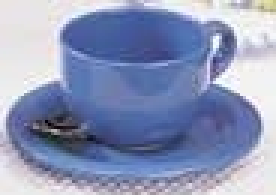
#> input picture Cup.jpg, 92 x 65 px (shown 3 times larger)
$ python ImageMatching.py Cup.jpg   (Python 2 division)
#> lines starting #> are read from the running program, lines starting #| are printed output that depends on the picture; after the words box and inside, x2 and y2 are one past the last pixel; in counts of white or black regions, pixels touching at a corner belong together
#!/usr/bin/env python

'''
Feature-based image matching sample.
Note, that you will need the https://github.com/Itseez/opencv_contrib repo for SIFT and SURF
USAGE
  find_obj.py [--feature=<sift|surf|orb|akaze|brisk>[-flann]] [ <image1> <image2> ]
  --feature  - Feature to use. Can be sift, surf, orb or brisk. Append '-flann'
               to feature name to use Flann-based matcher instead bruteforce.
  Press left mouse button on a feature point to see its matching point.
'''

import numpy as np
import cv2
from common import anorm, getsize

FLANN_INDEX_KDTREE = 1  # bug: flann enums are missing
FLANN_INDEX_LSH    = 6


def init_feature(name):
    chunks = name.split('-')
    if chunks[0] == 'sift':
        detector = cv2.xfeatures2d.SIFT_create()
        norm = cv2.NORM_L2
    elif chunks[0] == 'surf':
        detector = cv2.xfeatures2d.SURF_create(800)
        norm = cv2.NORM_L2
    elif chunks[0] == 'orb':
        detector = cv2.ORB_create(400)
        norm = cv2.NORM_HAMMING
    elif chunks[0] == 'akaze':
        detector = cv2.AKAZE_create()
        norm = cv2.NORM_HAMMING
    elif chunks[0] == 'brisk':
        detector = cv2.BRISK_create()
        norm = cv2.NORM_HAMMING
    else:
        return None, None
    if 'flann' in chunks:
        if norm == cv2.NORM_L2:
            flann_params = dict(algorithm = FLANN_INDEX_KDTREE, trees = 5)
        else:
            flann_params= dict(algorithm = FLANN_INDEX_LSH,
                               table_number = 6, # 12
                               key_size = 12,     # 20
                               multi_probe_level = 1) #2
        matcher = cv2.FlannBasedMatcher(flann_params, {})  # bug : need to pass empty dict (#1329)
    else:
        matcher = cv2.BFMatcher(norm)
    return detector, matcher


def filter_matches(kp1, kp2, matches, ratio = 0.75):
    mkp1, mkp2 = [], []
    for m in matches:
        if len(m) == 2 and m[0].distance < m[1].distance * ratio:
            m = m[0]
            mkp1.append( kp1[m.queryIdx] )
            mkp2.append( kp2[m.trainIdx] )
    p1 = np.float32([kp.pt for kp in mkp1])
    p2 = np.float32([kp.pt for kp in mkp2])
    kp_pairs = zip(mkp1, mkp2)
    return p1, p2, kp_pairs

def explore_match(win, img1, img2, kp_pairs, status = None, H = None):
    h1, w1 = img1.shape[:2]
    h2, w2 = img2.shape[:2]
    vis = np.zeros((max(h1, h2), w1+w2), np.uint8)
    vis[:h1, :w1] = img1
    vis[:h2, w1:w1+w2] = img2
    vis = cv2.cvtColor(vis, cv2.COLOR_GRAY2BGR)

    if H is not None:
        corners = np.float32([[0, 0], [w1, 0], [w1, h1], [0, h1]])
        corners = np.int32( cv2.perspectiveTransform(corners.reshape(1, -1, 2), H).reshape(-1, 2) + (w1, 0) )
        cv2.polylines(vis, [corners], True, (255, 255, 255))

    if status is None:
        status = np.ones(len(kp_pairs), np.bool_)
    p1 = np.int32([kpp[0].pt for kpp in kp_pairs])
    p2 = np.int32([kpp[1].pt for kpp in kp_pairs]) + (w1, 0)

    green = (0, 255, 0)
    red = (0, 0, 255)
    white = (255, 255, 255)
    kp_color = (51, 103, 236)
    for (x1, y1), (x2, y2), inlier in zip(p1, p2, status):
        if inlier:
            col = green
            cv2.circle(vis, (x1, y1), 2, col, -1)
            cv2.circle(vis, (x2, y2), 2, col, -1)
        else:
            col = red
            r = 2
            thickness = 3
            cv2.line(vis, (x1-r, y1-r), (x1+r, y1+r), col, thickness)
            cv2.line(vis, (x1-r, y1+r), (x1+r, y1-r), col, thickness)
            cv2.line(vis, (x2-r, y2-r), (x2+r, y2+r), col, thickness)
            cv2.line(vis, (x2-r, y2+r), (x2+r, y2-r), col, thickness)
    vis0 = vis.copy()
    for (x1, y1), (x2, y2), inlier in zip(p1, p2, status):
        if inlier:
            cv2.line(vis, (x1, y1), (x2, y2), green)

    cv2.imshow(win, vis)
    def onmouse(event, x, y, flags, param):
        cur_vis = vis
        if flags & cv2.EVENT_FLAG_LBUTTON:
            cur_vis = vis0.copy()
            r = 8
            m = (anorm(p1 - (x, y)) < r) | (anorm(p2 - (x, y)) < r)
            idxs = np.where(m)[0]
            kp1s, kp2s = [], []
            for i in idxs:
                 (x1, y1), (x2, y2) = p1[i], p2[i]
                 col = (red, green)[status[i]]
                 cv2.line(cur_vis, (x1, y1), (x2, y2), col)
                 kp1, kp2 = kp_pairs[i]
                 kp1s.append(kp1)
                 kp2s.append(kp2)
            cur_vis = cv2.drawKeypoints(cur_vis, kp1s, flags=4, color=kp_color)
            cur_vis[:,w1:] = cv2.drawKeypoints(cur_vis[:,w1:], kp2s, flags=4, color=kp_color)

        cv2.imshow(win, cur_vis)
    cv2.setMouseCallback(win, onmouse)
    return vis


if __name__ == '__main__':
    print __doc__

    import sys, getopt
    opts, args = getopt.getopt(sys.argv[1:], '', ['feature='])
    opts = dict(opts)
    feature_name = opts.get('--feature', 'sift')
    try:
        fn1, fn2 = args
    except:
        fn1 = 'Cup.jpg'
        fn2 = 'Tea.jpg'

    img1 = cv2.imread(fn1, 0)
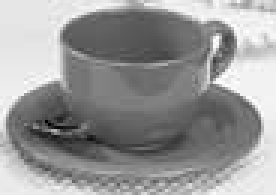
#> img1: shape (65, 92) (shown 3 times larger); min 1, max 255, mean 151.5
    img2 = cv2.imread(fn2, 0)
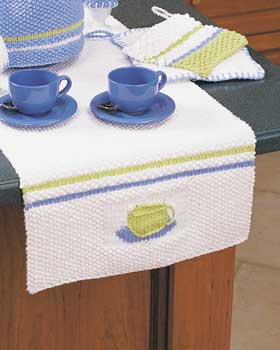
#> input picture Tea.jpg, 280 x 350 px
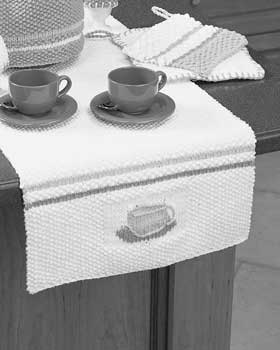
#> img2: shape (350, 280); min 0, max 255, mean 159.6
    detector, matcher = init_feature(feature_name)

    if img1 is None:
        print 'Failed to load fn1:', fn1
        sys.exit(1)

    if img2 is None:
        print 'Failed to load fn2:', fn2
        sys.exit(1)

    if detector is None:
        print 'unknown feature:', feature_name
        sys.exit(1)

    print 'using', feature_name

    kp1, desc1 = detector.detectAndCompute(img1, None)
#> kp1 = 37 keypoints; strongest (x, y, size): (72, 14, 2.4), (76, 13, 3.4), (26, 12, 8.3), (78, 26, 6.8)
    kp2, desc2 = detector.detectAndCompute(img2, None)
#> kp2 = 515 keypoints; strongest (x, y, size): (201, 83, 6.5), (134, 99, 40.5), (160, 77, 2.4), (253, 70, 12)
    print 'img1 - %d features, img2 - %d features' % (len(kp1), len(kp2))
#| img1 - 37 features, img2 - 515 features

    def match_and_draw(win):
        print 'matching...'
        raw_matches = matcher.knnMatch(desc1, trainDescriptors = desc2, k = 2) #2
        p1, p2, kp_pairs = filter_matches(kp1, kp2, raw_matches)
        if len(p1) >= 4:
            H, status = cv2.findHomography(p1, p2, cv2.RANSAC, 5.0)
            print '%d / %d  inliers/matched' % (np.sum(status), len(status))
        else:
            H, status = None, None
            print '%d matches found, not enough for homography estimation' % len(p1)

        vis = explore_match(win, img1, img2, kp_pairs, status, H)

    match_and_draw('find_obj')
#> in match_and_draw, `raw_matches = matcher.knnMatch(desc1, trainDescriptors = desc2, k = 2)`: raw_matches = 37 matches
#> the loop in filter_matches, `for m in matches:` made 37 passes
#> after the loop in filter_matches, `for m in matches:`: mkp1 = 26 keypoints; strongest (x, y, size): (72, 14, 2.4), (76, 13, 3.4), (26, 12, 8.3), (78, 26, 6.8); mkp2 = 26 keypoints; strongest (x, y, size): (160, 77, 2.4), (164, 77, 3.4), (115, 76, 9), (166, 90, 6.8)
#> in filter_matches, `p1 = np.float32([kp.pt for kp in mkp1])`: p1 = 26 pairs, first value 5.13 to 85.3, second value 4.86 to 54.84
#> in filter_matches, `p2 = np.float32([kp.pt for kp in mkp2])`: p2 = 26 pairs, first value 93.01 to 173.3, second value 68.59 to 118.8
#> in filter_matches, `kp_pairs = zip(mkp1, mkp2)`: kp_pairs = 26 items
#> in match_and_draw, `H, status = cv2.findHomography(p1, p2, cv2.RANSAC, 5.0)`: H = [[0.971, -0.0327, 88.82], [-0.00864, 0.971, 64.17], [-0.000109, -0.000212, 1]]; status = 26 values from 1 to 1
#| 26 / 26  inliers/matched
#> in explore_match, `vis[:h1, :w1] = img1`:
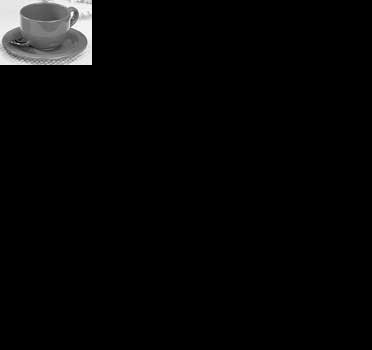
#> vis: shape (350, 372); min 0, max 255, mean 7
#> in explore_match, `vis[:h2, w1:w1+w2] = img2`:
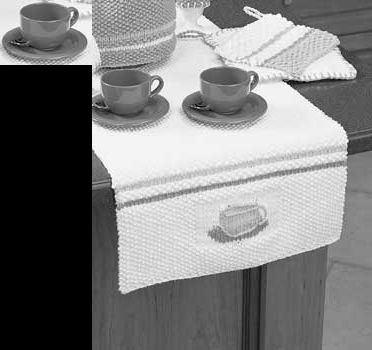
#> vis: shape (350, 372); min 0, max 255, mean 127.1
#> in explore_match, `corners = np.int32( cv2.perspectiveTransform(corners.reshape(1, -1, 2)..`: corners = [[180, 64], [271, 64], [272, 129], [179, 129]]
#> in explore_match, `cv2.polylines(vis, [corners], True, (255, 255, 255))`: vis: shape (350, 372, 3); min 0, max 255, mean 127.1
#> in explore_match, `p1 = np.int32([kpp[0].pt for kpp in kp_pairs])`: p1 = 26 pairs, first value 5 to 85, second value 4 to 54
#> in explore_match, `p2 = np.int32([kpp[1].pt for kpp in kp_pairs]) + (w1, 0)`: p2 = 26 pairs, first value 185 to 265, second value 68 to 118
#> the loop in explore_match, `for (x1, y1), (x2, y2), inlier in zip(p1, p2, status):` made 26 passes
#> (x1, y1, x2, y2) on passes 1 to 12: (5, 47, 185, 111), (9, 53, 189, 117), (12, 51, 192, 115), (12, 51, 192, 115), (23, 21, 203, 85), (26, 54, 206, 118), (26, 11, 206, 75), (26, 11, 206, 75), (35, 50, 215, 114), (36, 30, 216, 94), (62, 7, 242, 71), (67, 4, 246, 68)
#> after the loop in explore_match, `for (x1, y1), (x2, y2), inlier in zip(p1, p2, status):`:
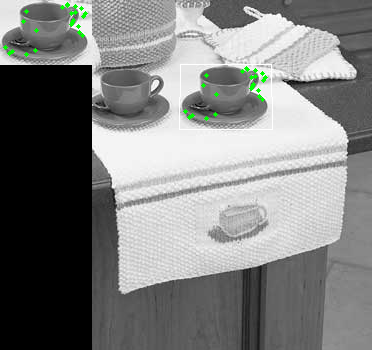
#> vis: shape (350, 372, 3); mean B, G, R 126.4, 127.6, 126.4
#> the loop in explore_match, `for (x1, y1), (x2, y2), inlier in zip(p1, p2, status):` made 26 passes
#> after the loop in explore_match, `for (x1, y1), (x2, y2), inlier in zip(p1, p2, status):`:
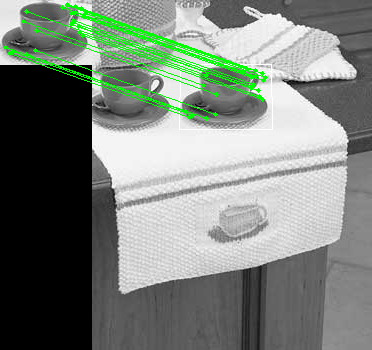
#> vis: shape (350, 372, 3); 2.71% of pixels changed, all inside (x1, y1, x2, y2) = (7, 5, 264, 118)
    cv2.waitKey()
    cv2.destroyAllWindows()
